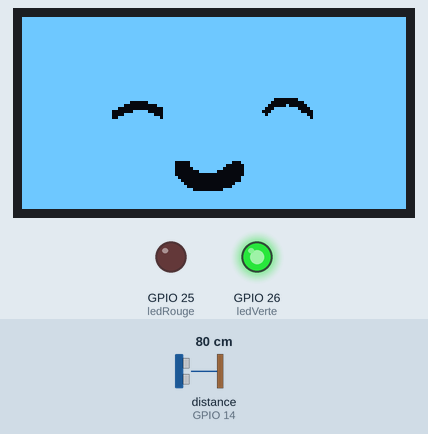
Bench run of a sketch on a simulated ESP32. Shown: 128×64 one-colour display, output pins drawn as LEDs (lit = HIGH). Wiring (inferred from the names in the program): ultrasonic range finder: trigger GPIO 12; echo GPIO 14. Inputs (shaded band) come from the test bench; at power-on: distance to the obstacle (sensor on GPIO 14) 80 cm. The echo pulse lasts 58.3 µs per cm; pins used as bus, display or sensor lines are not drawn.

Above: at 1.7 s.
1.8 s: distance to the obstacle (sensor on GPIO 14) set to 12 cm
3.9 s: distance to the obstacle (sensor on GPIO 14) set to 9 cm
At 4.64 s:
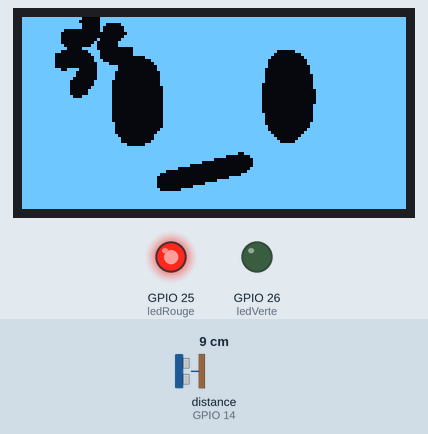
6.6 s: distance to the obstacle (sensor on GPIO 14) set to 18 cm
At 7.27 s:
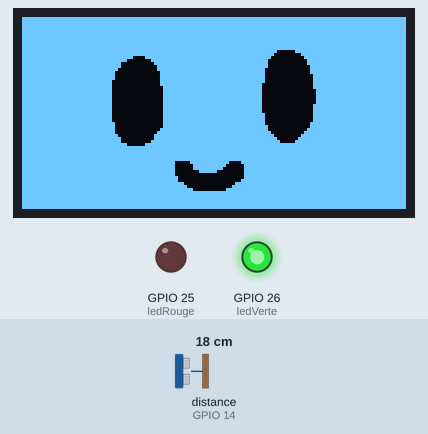
9.3 s: distance to the obstacle (sensor on GPIO 14) set to 2 cm
At 10.17 s:
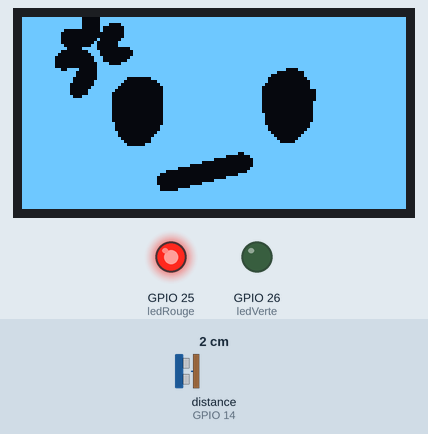
Timing chart, 0 to 12.3 s (numbered marks = the images above; inputs shaded):
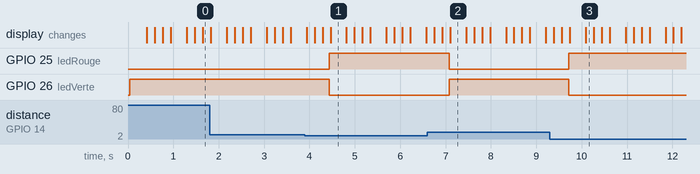

Measured:
- the behaviour switches between 11 and 10 cm on distance to the obstacle (sensor on GPIO 14) (found by bisection; images 0 and 1)
- after the input at 3.9 s, GPIO 25 (ledRouge): LOW → HIGH after 0.54 s; GPIO 26 (ledVerte): HIGH → LOW after 0.54 s; the display: first differs from a run without the input after 0.56 s (image 1)
- after the input at 6.6 s, GPIO 25 (ledRouge): HIGH → LOW after 0.48 s; GPIO 26 (ledVerte): LOW → HIGH after 0.48 s; the display: first differs from a run without the input after 0.50 s (image 2)
- after the input at 9.3 s, GPIO 25 (ledRouge): LOW → HIGH after 0.41 s; GPIO 26 (ledVerte): HIGH → LOW after 0.41 s; the display: first differs from a run without the input after 0.44 s (image 3 shows a later state)

The sketch:

code_tuto_1.ino
```cpp
#include "bitmaps.h"
#include <Wire.h>
#include <Adafruit_GFX.h>
#include <Adafruit_SSD1306.h>

// Définition de la taille de l'écran
#define SCREEN_WIDTH 128
#define SCREEN_HEIGHT 64
#define OLED_RESET    -1
#define SCREEN_ADDRESS 0x3C
Adafruit_SSD1306 display(SCREEN_WIDTH, SCREEN_HEIGHT, &Wire, OLED_RESET);

// Déclaration des bitmaps
const unsigned char* happy_frames[] = {
  epd_bitmap_frame1_happy,
  epd_bitmap_frame2_happy,
  epd_bitmap_frame3_happy,
  epd_bitmap_frame4_happy,
  epd_bitmap_frame5_happy
};

const unsigned char* angry_frames[] = {
  epd_bitmap_frame1_angry,
  epd_bitmap_frame2_angry,
  epd_bitmap_frame3_angry,
  epd_bitmap_frame4_angry,
  epd_bitmap_frame5_angry
};

// Leds
const int ledRouge = 25;
const int ledVerte = 26;

// capteur ultrason
const int trigPin = 12;
const int echoPin = 14;

long duration;
int distance;

// Affiche l'animation
void afficherAnimation(const unsigned char* frames[], int nombreFrames, int w, int h) {
  for (int i = 0; i < nombreFrames; i++) {
    display.clearDisplay();
    display.drawBitmap(0, 0, frames[i], w, h, 1);
    display.display();
    delay(150);
  }
}

void setup() {
  Serial.begin(115200);

  pinMode(ledRouge, OUTPUT);
  pinMode(ledVerte, OUTPUT);
  pinMode(trigPin, OUTPUT);
  pinMode(echoPin, INPUT);

  if (!display.begin(SSD1306_SWITCHCAPVCC, SCREEN_ADDRESS)) {
    Serial.println(F("SSD1306 allocation failed"));
    for (;;);
  }
  display.clearDisplay();
}

void loop() {
  // Mesure de la distance avec le capteur
  digitalWrite(trigPin, LOW); delayMicroseconds(2);
  digitalWrite(trigPin, HIGH); delayMicroseconds(10);
  digitalWrite(trigPin, LOW);

  duration = pulseIn(echoPin, HIGH, 30000UL);
  distance = (duration == 0) ? -1 : duration * 0.034 / 2;

  if (distance > 0 && distance < 10) {
    // Si un objet est proche, animation du personnage énervé
    digitalWrite(ledRouge, HIGH);
    digitalWrite(ledVerte, LOW);
    afficherAnimation(angry_frames, sizeof(angry_frames)/sizeof(angry_frames[0]), 128, 64);

  } else if (distance >= 10) {
    // Si pas d'ibjet proche, animation du personnage heureux
    digitalWrite(ledRouge, LOW);
    digitalWrite(ledVerte, HIGH);
    afficherAnimation(happy_frames, sizeof(happy_frames)/sizeof(happy_frames[0]), 128, 64);

  } else {
    // Si pas de mesure
    digitalWrite(ledRouge, LOW);
    digitalWrite(ledVerte, LOW);
    afficherAnimation(happy_frames, sizeof(happy_frames)/sizeof(happy_frames[0]), 128, 64);
    delay(200);
  }
}
```

Source omitted: bitmaps.h (data table, 63614 bytes)
